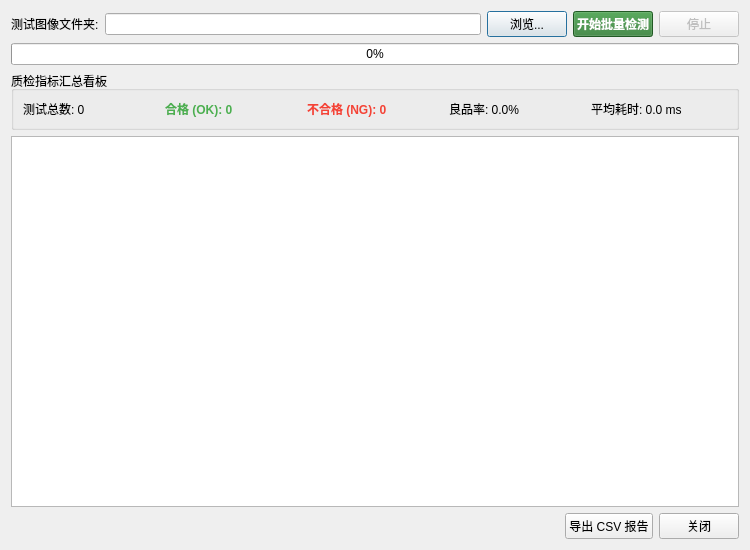
<?xml version="1.0" encoding="UTF-8"?>
<ui version="4.0">
 <class>BatchTestDialog</class>
 <widget class="QDialog" name="BatchTestDialog">
  <property name="geometry">
   <rect>
    <x>0</x>
    <y>0</y>
    <width>750</width>
    <height>550</height>
   </rect>
  </property>
  <property name="windowTitle">
   <string>批量测试与质检指标评估</string>
  </property>
  <layout class="QVBoxLayout" name="mainLayout">
   <item>
    <layout class="QHBoxLayout" name="hboxFolder">
     <item>
      <widget class="QLabel" name="lblFolder">
       <property name="text">
        <string>测试图像文件夹:</string>
       </property>
      </widget>
     </item>
     <item>
      <widget class="QLineEdit" name="txtFolderPath"/>
     </item>
     <item>
      <widget class="QPushButton" name="btnBrowseFolder">
       <property name="text">
        <string>浏览...</string>
       </property>
      </widget>
     </item>
     <item>
      <widget class="QPushButton" name="btnStart">
       <property name="styleSheet">
        <string notr="true">font-weight: bold; background-color: #2e7d32; color: white;</string>
       </property>
       <property name="text">
        <string>开始批量检测</string>
       </property>
      </widget>
     </item>
     <item>
      <widget class="QPushButton" name="btnStop">
       <property name="enabled">
        <bool>false</bool>
       </property>
       <property name="text">
        <string>停止</string>
       </property>
      </widget>
     </item>
    </layout>
   </item>
   <item>
    <widget class="QProgressBar" name="progressBar">
     <property name="value">
      <number>0</number>
     </property>
    </widget>
   </item>
   <item>
    <widget class="QGroupBox" name="grpStats">
     <property name="title">
      <string>质检指标汇总看板</string>
     </property>
     <layout class="QHBoxLayout" name="hboxStats">
      <item>
       <widget class="QLabel" name="lblTotal">
        <property name="text">
         <string>测试总数: 0</string>
        </property>
       </widget>
      </item>
      <item>
       <widget class="QLabel" name="lblPassed">
        <property name="styleSheet">
         <string notr="true">color: #4caf50; font-weight: bold;</string>
        </property>
        <property name="text">
         <string>合格 (OK): 0</string>
        </property>
       </widget>
      </item>
      <item>
       <widget class="QLabel" name="lblFailed">
        <property name="styleSheet">
         <string notr="true">color: #f44336; font-weight: bold;</string>
        </property>
        <property name="text">
         <string>不合格 (NG): 0</string>
        </property>
       </widget>
      </item>
      <item>
       <widget class="QLabel" name="lblPassRate">
        <property name="text">
         <string>良品率: 0.0%</string>
        </property>
       </widget>
      </item>
      <item>
       <widget class="QLabel" name="lblAvgTime">
        <property name="text">
         <string>平均耗时: 0.0 ms</string>
        </property>
       </widget>
      </item>
     </layout>
    </widget>
   </item>
   <item>
    <widget class="QTableWidget" name="tableBatch">
     <property name="editTriggers">
      <set>QAbstractItemView::NoEditTriggers</set>
     </property>
     <property name="selectionBehavior">
      <enum>QAbstractItemView::SelectRows</enum>
     </property>
    </widget>
   </item>
   <item>
    <layout class="QHBoxLayout" name="hboxBottom">
     <item>
      <spacer name="horizontalSpacer">
       <property name="orientation">
        <enum>Qt::Horizontal</enum>
       </property>
       <property name="sizeHint" stdset="0">
        <size>
         <width>40</width>
         <height>20</height>
        </size>
       </property>
      </spacer>
     </item>
     <item>
      <widget class="QPushButton" name="btnExportCsv">
       <property name="text">
        <string>导出 CSV 报告</string>
       </property>
      </widget>
     </item>
     <item>
      <widget class="QPushButton" name="btnClose">
       <property name="text">
        <string>关闭</string>
       </property>
      </widget>
     </item>
    </layout>
   </item>
  </layout>
 </widget>
 <resources/>
 <connections/>
</ui>
